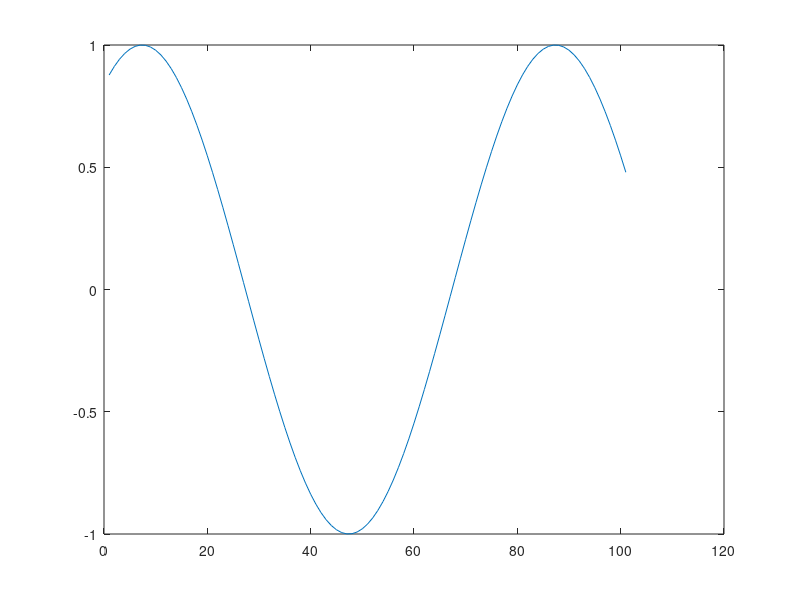
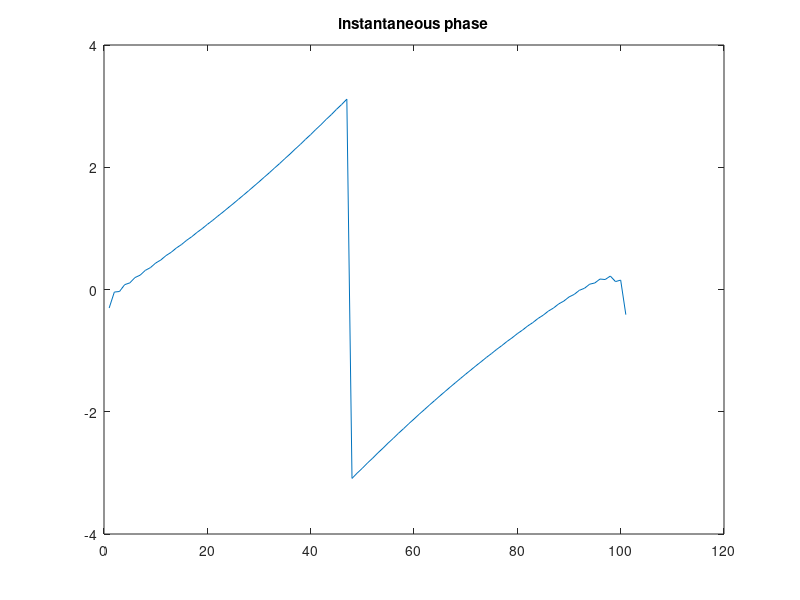
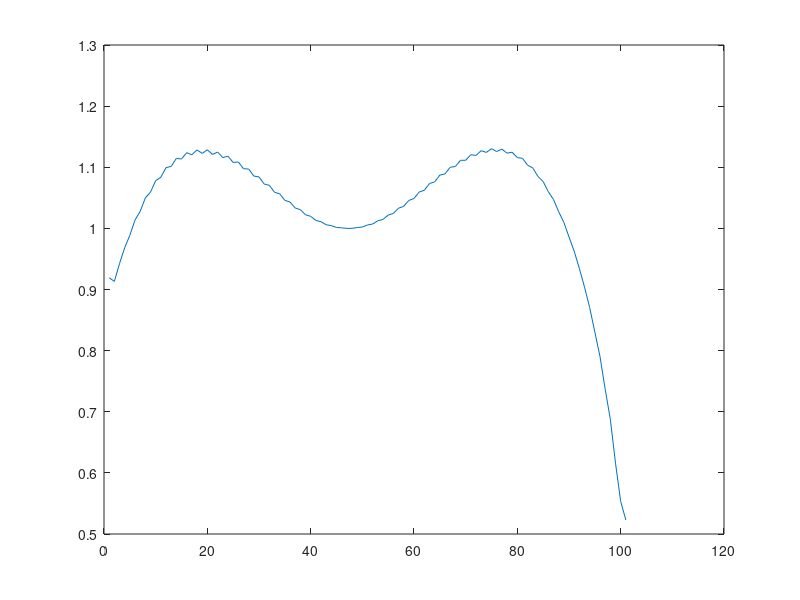
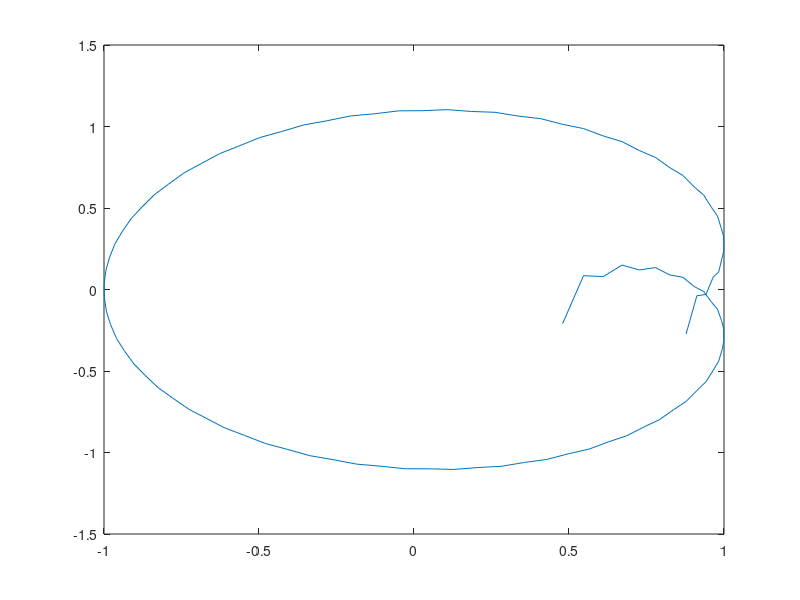

MATLAB code for these plots, in order:
%methods of calculating the phase of a signal

%Author: Chris Rapson

%% 1. Hilbert transform
%http://www.mathworks.com/matlabcentral/answers/22907-phase-angle-from-discrte-hilbert-tranform

close all
x = cos(pi/40*(0:100)-0.5);
y = hilbert(x);
% sigphase = atan2(imag(y),real(y))
% or
sigphase = angle(y);
figure,plot(x)

figure,plot(sigphase);
title('instantaneous phase')

figure,plot(abs(y))

figure,plot(y)

%% lsqcurvefit
clearvars
close all

xdata=linspace(0,1,1e3);
f=20;
ph=pi/6;
amp=0.5;
% offset=0.5;
ydata=amp*sin(2*pi*f*xdata+ph);

% true_x = [amp f ph]'
% est_x = [0.6 19 0];
% x = lsqcurvefit(@(x,xdata) x(1)*sin(2*pi*x(2)*xdata+x(3)),est_x,xdata,ydata);
% x'

true_x = [amp f ph]'
est_x = [0.4 19.9 0];
x = lsqcurvefit(@(x,xdata) x(1)*sin(2*pi*x(2)*xdata+x(3)),est_x,xdata,ydata);
x'

figure
hold all
plot(xdata,ydata)
plot(xdata, x(1)*sin(2*pi*x(2)*xdata+x(3)))

%% 2. difference between two signals
%https://www.reddit.com/r/DSP/comments/34w3d5/fft_to_measure_relative_phase_shift_of_two_signals/

%requires identical frequencies --> not possible for real data. There will 
%always be some slippage.
%For the same reason, fitting a sinusoid with a fixed frequency will also give an answer which depends on the length of the window.

% Find phase shift between two signals using FFT phase angles
% Note: to keep this simple I separated out steps that could be combined 
% I also didn't bother making the fft output one sided, so the phase plot
% extends from 0:2*pi (0:Fs) and contains the 'negative' frequencies

clear all
% Waveform Settings

Fs = 16000; % Sample frequency
Ts = 1/Fs; % sample period
sTime = 4; % Sampling time in seconds

freq = 1000; % Frequency in Hz
phase_deg_1 = 65; % Shift for signal 1 in Hz
phase_deg_2 = 15; % Shift for signal 2 in Hz


% 1: Generate two sine waves shifted by phase_deg degrees

% Convert degrees to radians 
phase_rad_1 = pi*phase_deg_1/180;
phase_rad_2 = pi*phase_deg_2/180;

% Input data to sin from 0 to sTime seconds in increments of sample period 
n = 0:(1/Fs):sTime;

% Here the actual sin waves are sampled
signal_1 = sin(2*pi*freq*n + phase_rad_1);
signal_2 = sin(2*pi*freq*n + phase_rad_2);


% 2: Take the FFT of each of the two signals
signal_1_fft = fft(signal_1);
signal_2_fft = fft(signal_2);

% Throw away DC component that should be at index 0 in a sane language
signal_1_fft = signal_1_fft(2:end);
signal_2_fft = signal_2_fft(2:end);


% 3: Find the phases of each signal

signal_1_phase = unwrap(angle(signal_1_fft));
signal_2_phase = unwrap(angle(signal_2_fft));


% 4: Now we can find the phase angle difference between the two signals
signal_phase_diff = signal_2_phase - signal_1_phase;

figure
hold all
plot(linspace(1/Fs,Fs,length(signal_1_phase)), signal_1_phase)
plot(linspace(1/Fs,Fs,length(signal_1_phase)), signal_2_phase)
plot(linspace(1/Fs,Fs,length(signal_1_phase)), signal_phase_diff)
plot(freq*[1 1], [0 pi])

% 5: Next we can pull out the phase diff at the frequency of interest:

% Convert from bin number to frequency from 0 to Fs
binNum = ((length(signal_1_fft))/Fs)*freq;
binNum = round(binNum);

phase_diff = signal_phase_diff(binNum);

% Display result in degrees
sprintf('Phase difference between signals at %d Hz is %f degrees', freq, (phase_diff*180)/pi)
